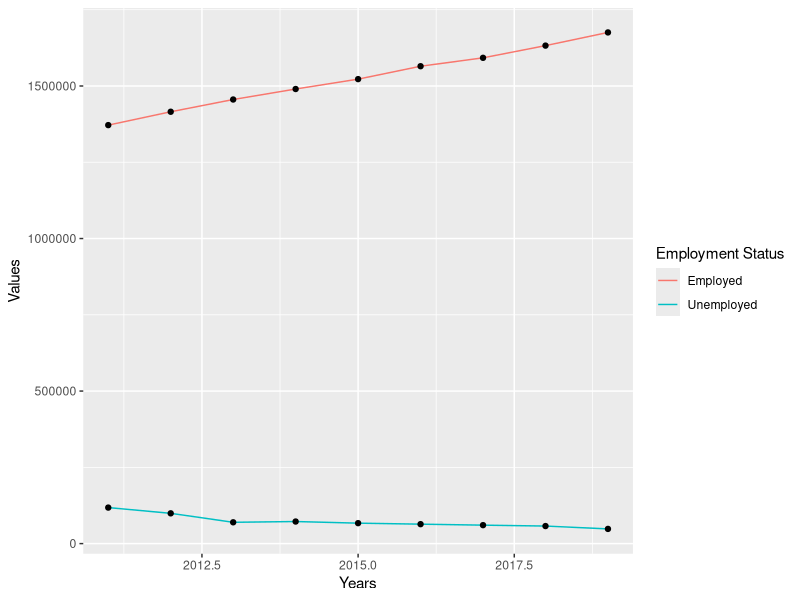

Here is the R script that generated this plot:
# Brittney Oeur

library(dplyr)
library(stringr)
library(ggplot2)

# Calls the unified dataset
df <- read.csv("unifiedData.csv")

# Creates a new data frame
df_combined <- data.frame(
  Year = c(df$Year),
  combined_employment = c(df$Employment, df$Unemployment),
  Topic = c(df$Topic.Desc),
  Measure = c(df$Measure.Desc),
  LaborForce = c(df$Labor.Force),
  EmployRate = c(df$Employment.Rate),
  UnemployRate = c(df$Unemployment.Rate)
)

# Checks to see if the values are equal to those who are employed
df_combined$EmploymentStatus <- df_combined$combined_employment == df$Employment

# If they are employed, set them as 'Employed,' else, 'Unemployed'
df_combined$EmploymentStatus <- ifelse(df_combined$EmploymentStatus, "Employed", "Unemployed")

# Switches columns so that it shows the employment status first then the number of those who are employed or unemployed
df_combined <- df_combined[, c("Year", "EmploymentStatus", "Topic", "Measure", "LaborForce", "combined_employment", "EmployRate", "UnemployRate")]

# Group_by the selected columns:
selected_employed <- group_by(df_combined, Year, EmploymentStatus)

# Gets the average of number of people who are employed and unemployed
mean_value <- summarize(selected_employed, avg_employment = mean(combined_employment))

# Graph for 'change over time'
change_over_time_emp <- ggplot(data = mean_value, aes(x = Year, y = avg_employment)) +
  geom_line(aes(col = EmploymentStatus)) +
  geom_point() +
  labs(y = "Values", x = "Years", color = "Employment Status")

#write.csv(mean_value, "change_over_time.csv", row.names = FALSE)

plot(change_over_time_emp)
